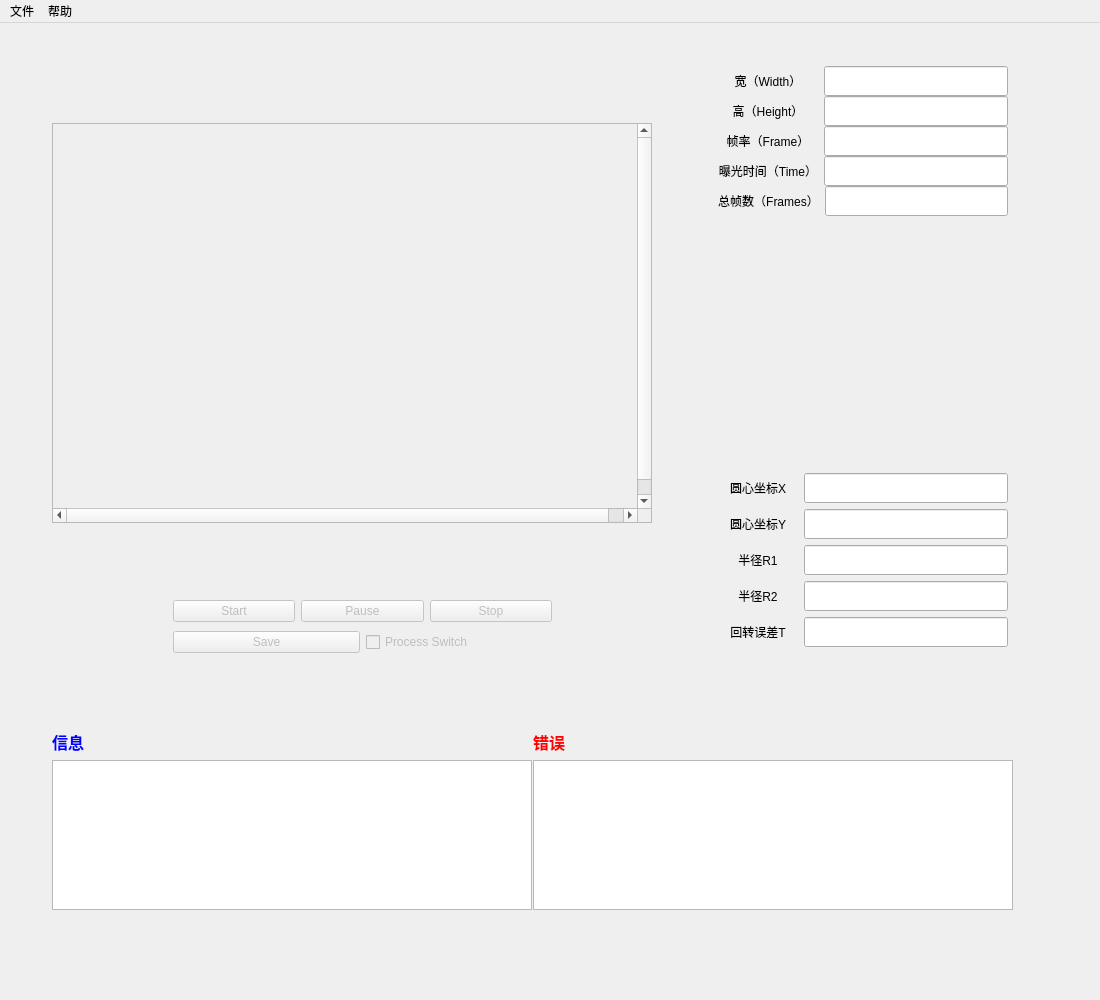
<?xml version="1.0" encoding="UTF-8"?>
<ui version="4.0">
 <class>CameraViewClass</class>
 <widget class="QMainWindow" name="CameraViewClass">
  <property name="geometry">
   <rect>
    <x>0</x>
    <y>0</y>
    <width>1100</width>
    <height>1000</height>
   </rect>
  </property>
  <property name="sizePolicy">
   <sizepolicy hsizetype="Minimum" vsizetype="Minimum">
    <horstretch>0</horstretch>
    <verstretch>0</verstretch>
   </sizepolicy>
  </property>
  <property name="minimumSize">
   <size>
    <width>1100</width>
    <height>1000</height>
   </size>
  </property>
  <property name="maximumSize">
   <size>
    <width>1100</width>
    <height>1000</height>
   </size>
  </property>
  <property name="windowTitle">
   <string>CameraView</string>
  </property>
  <widget class="QWidget" name="centralWidget">
   <property name="minimumSize">
    <size>
     <width>800</width>
     <height>800</height>
    </size>
   </property>
   <widget class="QWidget" name="layoutWidget">
    <property name="geometry">
     <rect>
      <x>41</x>
      <y>32</y>
      <width>978</width>
      <height>866</height>
     </rect>
    </property>
    <layout class="QVBoxLayout" name="verticalLayout_8">
     <item>
      <layout class="QHBoxLayout" name="horizontalLayout_13">
       <item>
        <layout class="QVBoxLayout" name="verticalLayout_4">
         <item>
          <widget class="QScrollArea" name="scrollAreaPic">
           <property name="minimumSize">
            <size>
             <width>600</width>
             <height>400</height>
            </size>
           </property>
           <property name="maximumSize">
            <size>
             <width>600</width>
             <height>400</height>
            </size>
           </property>
           <property name="widgetResizable">
            <bool>true</bool>
           </property>
           <widget class="QWidget" name="scrollAreaWidgetContents">
            <property name="geometry">
             <rect>
              <x>0</x>
              <y>0</y>
              <width>600</width>
              <height>400</height>
             </rect>
            </property>
            <property name="minimumSize">
             <size>
              <width>600</width>
              <height>400</height>
             </size>
            </property>
            <property name="maximumSize">
             <size>
              <width>600</width>
              <height>400</height>
             </size>
            </property>
            <widget class="QLabel" name="labelPicShow">
             <property name="geometry">
              <rect>
               <x>0</x>
               <y>0</y>
               <width>600</width>
               <height>400</height>
              </rect>
             </property>
             <property name="minimumSize">
              <size>
               <width>600</width>
               <height>400</height>
              </size>
             </property>
             <property name="maximumSize">
              <size>
               <width>600</width>
               <height>400</height>
              </size>
             </property>
             <property name="text">
              <string/>
             </property>
            </widget>
           </widget>
          </widget>
         </item>
         <item>
          <widget class="QWidget" name="widgetControl" native="true">
           <property name="minimumSize">
            <size>
             <width>600</width>
             <height>80</height>
            </size>
           </property>
           <property name="maximumSize">
            <size>
             <width>600</width>
             <height>80</height>
            </size>
           </property>
           <property name="autoFillBackground">
            <bool>true</bool>
           </property>
           <widget class="QWidget" name="layoutWidget">
            <property name="geometry">
             <rect>
              <x>70</x>
              <y>0</y>
              <width>481</width>
              <height>81</height>
             </rect>
            </property>
            <layout class="QVBoxLayout" name="verticalLayout_6">
             <item>
              <layout class="QHBoxLayout" name="horizontalLayout">
               <property name="leftMargin">
                <number>40</number>
               </property>
               <property name="rightMargin">
                <number>40</number>
               </property>
               <item>
                <widget class="QPushButton" name="pushButtonStart">
                 <property name="enabled">
                  <bool>false</bool>
                 </property>
                 <property name="text">
                  <string>Start</string>
                 </property>
                </widget>
               </item>
               <item>
                <widget class="QPushButton" name="pushButtonPause">
                 <property name="enabled">
                  <bool>false</bool>
                 </property>
                 <property name="text">
                  <string>Pause</string>
                 </property>
                </widget>
               </item>
               <item>
                <widget class="QPushButton" name="pushButtonStop">
                 <property name="enabled">
                  <bool>false</bool>
                 </property>
                 <property name="text">
                  <string>Stop</string>
                 </property>
                </widget>
               </item>
              </layout>
             </item>
             <item>
              <layout class="QHBoxLayout" name="horizontalLayout_2">
               <property name="leftMargin">
                <number>40</number>
               </property>
               <property name="rightMargin">
                <number>40</number>
               </property>
               <item>
                <widget class="QPushButton" name="pushButtonSave">
                 <property name="enabled">
                  <bool>false</bool>
                 </property>
                 <property name="text">
                  <string>Save</string>
                 </property>
                </widget>
               </item>
               <item>
                <widget class="QCheckBox" name="checkBoxProcess">
                 <property name="enabled">
                  <bool>false</bool>
                 </property>
                 <property name="text">
                  <string>Process Switch</string>
                 </property>
                </widget>
               </item>
              </layout>
             </item>
            </layout>
           </widget>
          </widget>
         </item>
        </layout>
       </item>
       <item>
        <spacer name="horizontalSpacer_2">
         <property name="orientation">
          <enum>Qt::Horizontal</enum>
         </property>
         <property name="sizeType">
          <enum>QSizePolicy::Minimum</enum>
         </property>
         <property name="sizeHint" stdset="0">
          <size>
           <width>60</width>
           <height>20</height>
          </size>
         </property>
        </spacer>
       </item>
       <item>
        <layout class="QVBoxLayout" name="verticalLayout_3">
         <item>
          <layout class="QVBoxLayout" name="verticalLayout">
           <property name="spacing">
            <number>0</number>
           </property>
           <item>
            <layout class="QHBoxLayout" name="horizontalLayout_3">
             <item>
              <widget class="QLabel" name="labelWidth">
               <property name="minimumSize">
                <size>
                 <width>100</width>
                 <height>0</height>
                </size>
               </property>
               <property name="text">
                <string>宽（Width）</string>
               </property>
               <property name="alignment">
                <set>Qt::AlignCenter</set>
               </property>
              </widget>
             </item>
             <item>
              <widget class="QLineEdit" name="lineEditWidth">
               <property name="minimumSize">
                <size>
                 <width>0</width>
                 <height>30</height>
                </size>
               </property>
              </widget>
             </item>
            </layout>
           </item>
           <item>
            <layout class="QHBoxLayout" name="horizontalLayout_4">
             <item>
              <widget class="QLabel" name="labelHeight">
               <property name="minimumSize">
                <size>
                 <width>100</width>
                 <height>0</height>
                </size>
               </property>
               <property name="text">
                <string>高（Height）</string>
               </property>
               <property name="alignment">
                <set>Qt::AlignCenter</set>
               </property>
              </widget>
             </item>
             <item>
              <widget class="QLineEdit" name="lineEditHeight">
               <property name="minimumSize">
                <size>
                 <width>0</width>
                 <height>30</height>
                </size>
               </property>
              </widget>
             </item>
            </layout>
           </item>
           <item>
            <layout class="QHBoxLayout" name="horizontalLayout_5">
             <item>
              <widget class="QLabel" name="labelFramePerSecond">
               <property name="minimumSize">
                <size>
                 <width>100</width>
                 <height>0</height>
                </size>
               </property>
               <property name="text">
                <string>帧率（Frame）</string>
               </property>
               <property name="alignment">
                <set>Qt::AlignCenter</set>
               </property>
              </widget>
             </item>
             <item>
              <widget class="QLineEdit" name="lineEditFramePerSecond">
               <property name="minimumSize">
                <size>
                 <width>0</width>
                 <height>30</height>
                </size>
               </property>
              </widget>
             </item>
            </layout>
           </item>
           <item>
            <layout class="QHBoxLayout" name="horizontalLayout_6">
             <item>
              <widget class="QLabel" name="labelExposureTime">
               <property name="minimumSize">
                <size>
                 <width>100</width>
                 <height>0</height>
                </size>
               </property>
               <property name="text">
                <string>曝光时间（Time）</string>
               </property>
               <property name="alignment">
                <set>Qt::AlignCenter</set>
               </property>
              </widget>
             </item>
             <item>
              <widget class="QLineEdit" name="lineEditExposureTime">
               <property name="minimumSize">
                <size>
                 <width>0</width>
                 <height>30</height>
                </size>
               </property>
              </widget>
             </item>
            </layout>
           </item>
           <item>
            <layout class="QHBoxLayout" name="horizontalLayout_7">
             <item>
              <widget class="QLabel" name="labelFrame">
               <property name="minimumSize">
                <size>
                 <width>100</width>
                 <height>0</height>
                </size>
               </property>
               <property name="text">
                <string>总帧数（Frames）</string>
               </property>
               <property name="alignment">
                <set>Qt::AlignCenter</set>
               </property>
              </widget>
             </item>
             <item>
              <widget class="QLineEdit" name="lineEditFrame">
               <property name="minimumSize">
                <size>
                 <width>0</width>
                 <height>30</height>
                </size>
               </property>
              </widget>
             </item>
            </layout>
           </item>
          </layout>
         </item>
         <item>
          <spacer name="verticalSpacer">
           <property name="orientation">
            <enum>Qt::Vertical</enum>
           </property>
           <property name="sizeHint" stdset="0">
            <size>
             <width>20</width>
             <height>40</height>
            </size>
           </property>
          </spacer>
         </item>
         <item>
          <layout class="QVBoxLayout" name="verticalLayout_2">
           <item>
            <layout class="QHBoxLayout" name="horizontalLayout_8">
             <item>
              <widget class="QLabel" name="labelX">
               <property name="minimumSize">
                <size>
                 <width>80</width>
                 <height>0</height>
                </size>
               </property>
               <property name="maximumSize">
                <size>
                 <width>50</width>
                 <height>16777215</height>
                </size>
               </property>
               <property name="layoutDirection">
                <enum>Qt::LeftToRight</enum>
               </property>
               <property name="autoFillBackground">
                <bool>false</bool>
               </property>
               <property name="text">
                <string>圆心坐标X</string>
               </property>
               <property name="alignment">
                <set>Qt::AlignCenter</set>
               </property>
              </widget>
             </item>
             <item>
              <widget class="QLineEdit" name="lineEditX">
               <property name="minimumSize">
                <size>
                 <width>0</width>
                 <height>30</height>
                </size>
               </property>
              </widget>
             </item>
            </layout>
           </item>
           <item>
            <layout class="QHBoxLayout" name="horizontalLayout_9">
             <item>
              <widget class="QLabel" name="labelY">
               <property name="minimumSize">
                <size>
                 <width>80</width>
                 <height>0</height>
                </size>
               </property>
               <property name="text">
                <string>圆心坐标Y</string>
               </property>
               <property name="alignment">
                <set>Qt::AlignCenter</set>
               </property>
              </widget>
             </item>
             <item>
              <widget class="QLineEdit" name="lineEditY">
               <property name="minimumSize">
                <size>
                 <width>0</width>
                 <height>30</height>
                </size>
               </property>
              </widget>
             </item>
            </layout>
           </item>
           <item>
            <layout class="QHBoxLayout" name="horizontalLayout_16">
             <item>
              <widget class="QLabel" name="label">
               <property name="minimumSize">
                <size>
                 <width>80</width>
                 <height>0</height>
                </size>
               </property>
               <property name="text">
                <string>半径R1</string>
               </property>
               <property name="alignment">
                <set>Qt::AlignCenter</set>
               </property>
              </widget>
             </item>
             <item>
              <widget class="QLineEdit" name="lineEdit">
               <property name="minimumSize">
                <size>
                 <width>0</width>
                 <height>30</height>
                </size>
               </property>
               <property name="text">
                <string/>
               </property>
              </widget>
             </item>
            </layout>
           </item>
           <item>
            <layout class="QHBoxLayout" name="horizontalLayout_10">
             <item>
              <widget class="QLabel" name="labelRadius">
               <property name="minimumSize">
                <size>
                 <width>80</width>
                 <height>0</height>
                </size>
               </property>
               <property name="text">
                <string>半径R2</string>
               </property>
               <property name="alignment">
                <set>Qt::AlignCenter</set>
               </property>
              </widget>
             </item>
             <item>
              <widget class="QLineEdit" name="lineEditRadius">
               <property name="minimumSize">
                <size>
                 <width>0</width>
                 <height>30</height>
                </size>
               </property>
              </widget>
             </item>
            </layout>
           </item>
           <item>
            <layout class="QHBoxLayout" name="horizontalLayout_11">
             <item>
              <widget class="QLabel" name="labelRadiusError">
               <property name="minimumSize">
                <size>
                 <width>80</width>
                 <height>0</height>
                </size>
               </property>
               <property name="text">
                <string>回转误差T</string>
               </property>
               <property name="alignment">
                <set>Qt::AlignCenter</set>
               </property>
              </widget>
             </item>
             <item>
              <widget class="QLineEdit" name="lineEditRadiusError">
               <property name="minimumSize">
                <size>
                 <width>0</width>
                 <height>30</height>
                </size>
               </property>
              </widget>
             </item>
            </layout>
           </item>
           <item>
            <spacer name="verticalSpacer_2">
             <property name="orientation">
              <enum>Qt::Vertical</enum>
             </property>
             <property name="sizeHint" stdset="0">
              <size>
               <width>20</width>
               <height>50</height>
              </size>
             </property>
            </spacer>
           </item>
          </layout>
         </item>
        </layout>
       </item>
      </layout>
     </item>
     <item>
      <layout class="QHBoxLayout" name="horizontalLayout_15">
       <item>
        <layout class="QVBoxLayout" name="verticalLayout_5">
         <property name="sizeConstraint">
          <enum>QLayout::SetMinimumSize</enum>
         </property>
         <item>
          <layout class="QHBoxLayout" name="horizontalLayout_12">
           <item>
            <widget class="QLabel" name="labelInfo">
             <property name="text">
              <string>&lt;html&gt;&lt;head/&gt;&lt;body&gt;&lt;p&gt;&lt;span style=&quot; font-size:12pt; font-weight:600; color:#0000ff;&quot;&gt;信息&lt;/span&gt;&lt;/p&gt;&lt;/body&gt;&lt;/html&gt;</string>
             </property>
            </widget>
           </item>
           <item>
            <spacer name="horizontalSpacer">
             <property name="orientation">
              <enum>Qt::Horizontal</enum>
             </property>
             <property name="sizeHint" stdset="0">
              <size>
               <width>338</width>
               <height>20</height>
              </size>
             </property>
            </spacer>
           </item>
          </layout>
         </item>
         <item>
          <widget class="QTextBrowser" name="textBrowserInfo">
           <property name="sizePolicy">
            <sizepolicy hsizetype="Minimum" vsizetype="Minimum">
             <horstretch>0</horstretch>
             <verstretch>0</verstretch>
            </sizepolicy>
           </property>
           <property name="minimumSize">
            <size>
             <width>480</width>
             <height>150</height>
            </size>
           </property>
           <property name="maximumSize">
            <size>
             <width>480</width>
             <height>150</height>
            </size>
           </property>
          </widget>
         </item>
        </layout>
       </item>
       <item>
        <layout class="QVBoxLayout" name="verticalLayout_7">
         <property name="sizeConstraint">
          <enum>QLayout::SetFixedSize</enum>
         </property>
         <item>
          <layout class="QHBoxLayout" name="horizontalLayout_14">
           <item>
            <widget class="QLabel" name="labelError">
             <property name="text">
              <string>&lt;html&gt;&lt;head/&gt;&lt;body&gt;&lt;p&gt;&lt;span style=&quot; font-size:12pt; font-weight:600; color:#ff0000;&quot;&gt;错误&lt;/span&gt;&lt;/p&gt;&lt;/body&gt;&lt;/html&gt;</string>
             </property>
            </widget>
           </item>
           <item>
            <spacer name="horizontalSpacer_3">
             <property name="orientation">
              <enum>Qt::Horizontal</enum>
             </property>
             <property name="sizeHint" stdset="0">
              <size>
               <width>288</width>
               <height>20</height>
              </size>
             </property>
            </spacer>
           </item>
          </layout>
         </item>
         <item>
          <widget class="QTextBrowser" name="textBrowserError">
           <property name="sizePolicy">
            <sizepolicy hsizetype="Minimum" vsizetype="Minimum">
             <horstretch>0</horstretch>
             <verstretch>0</verstretch>
            </sizepolicy>
           </property>
           <property name="minimumSize">
            <size>
             <width>480</width>
             <height>150</height>
            </size>
           </property>
           <property name="maximumSize">
            <size>
             <width>480</width>
             <height>150</height>
            </size>
           </property>
          </widget>
         </item>
        </layout>
       </item>
      </layout>
     </item>
    </layout>
   </widget>
  </widget>
  <widget class="QMenuBar" name="menuBar">
   <property name="geometry">
    <rect>
     <x>0</x>
     <y>0</y>
     <width>1100</width>
     <height>23</height>
    </rect>
   </property>
   <widget class="QMenu" name="menuFile">
    <property name="title">
     <string>文件</string>
    </property>
    <addaction name="actionStart"/>
    <addaction name="actionSave"/>
   </widget>
   <widget class="QMenu" name="menuHelp">
    <property name="title">
     <string>帮助</string>
    </property>
    <addaction name="actionAbout"/>
    <addaction name="actionAboutQt"/>
   </widget>
   <addaction name="menuFile"/>
   <addaction name="menuHelp"/>
  </widget>
  <action name="actionStart">
   <property name="text">
    <string>开始(&amp;A)</string>
   </property>
   <property name="statusTip">
    <string>重新开始</string>
   </property>
  </action>
  <action name="actionSave">
   <property name="text">
    <string>保存(&amp;S)</string>
   </property>
   <property name="statusTip">
    <string>保存图片</string>
   </property>
  </action>
  <action name="actionAbout">
   <property name="text">
    <string>About(A)</string>
   </property>
  </action>
  <action name="actionAboutQt">
   <property name="text">
    <string>AboutQt(&amp;Q)</string>
   </property>
  </action>
 </widget>
 <layoutdefault spacing="6" margin="11"/>
 <resources>
  <include location="cameraview.qrc"/>
 </resources>
 <connections/>
</ui>
